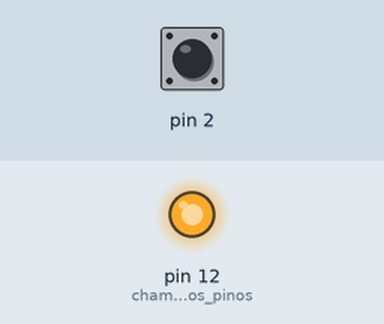
This sketch was run on a simulated Arduino Uno, built with avr-gcc and run on an emulated ATmega328P. Shown: output pins drawn as LEDs (lit = HIGH). Inputs (shaded band) come from the test bench; at power-on: pin 2 HIGH.

Above: at 1.2 s.
1.3 s: pin 2 pulled LOW for 0.15 s
At 1.37 s:
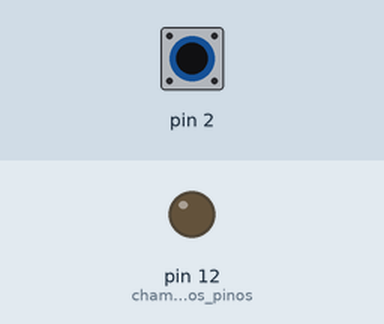
2.9 s: pin 2 pulled LOW for 3.2 s
At 6.8 s:
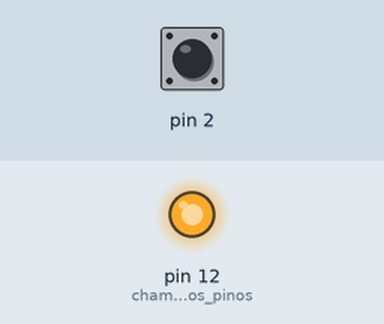
Timing chart, 0 to 8.3 s (numbered marks = the images above; inputs shaded):
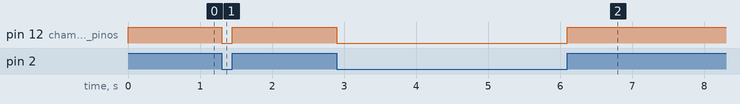

The sketch:

dapper_if1.ino
```cpp
bool x; //chamando vareavel boleana

void setup() {
  // put your setup code here, to run once:
  pinMode(12, OUTPUT); //chamando os pinos
  pinMode(2, INPUT_PULLUP);
}
// o mesmo que whal true
void loop() {
  // put your main code here, to run repeatedly:
  x = digitalRead(2); // igualando a porta a uma vareavel
if (x==HIGH)
{
  digitalWrite(12, HIGH);
}
else
{
  digitalWrite(12, LOW);
}
}
```

Measured:
- after the input at 1.3 s, pin 12 (chamando_os_pinos): HIGH → LOW at once, → HIGH 0.15 s later
- after the input at 2.9 s, pin 12 (chamando_os_pinos): HIGH → LOW at once, → HIGH 3.2 s later
